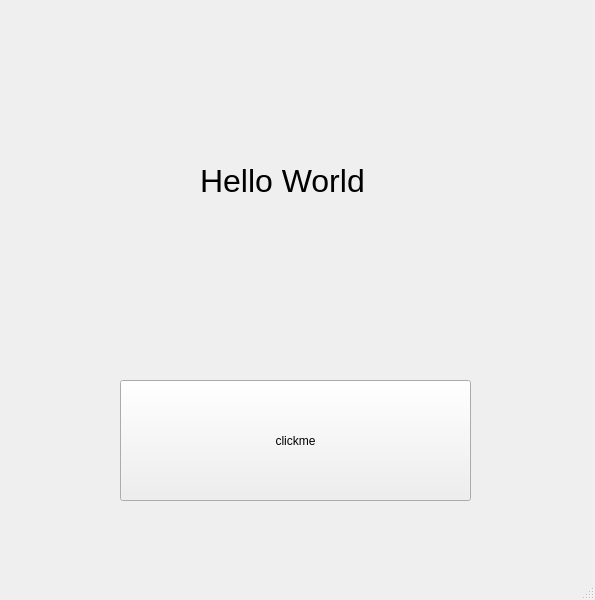
<?xml version="1.0" encoding="UTF-8"?>
<ui version="4.0">
 <class>MainWindow</class>
 <widget class="QMainWindow" name="MainWindow">
  <property name="geometry">
   <rect>
    <x>0</x>
    <y>0</y>
    <width>595</width>
    <height>600</height>
   </rect>
  </property>
  <property name="windowTitle">
   <string>MainWindow</string>
  </property>
  <widget class="QWidget" name="centralwidget">
   <widget class="QPushButton" name="clickme">
    <property name="geometry">
     <rect>
      <x>120</x>
      <y>380</y>
      <width>351</width>
      <height>121</height>
     </rect>
    </property>
    <property name="text">
     <string>clickme</string>
    </property>
   </widget>
   <widget class="QLabel" name="helloworld">
    <property name="geometry">
     <rect>
      <x>200</x>
      <y>80</y>
      <width>291</width>
      <height>201</height>
     </rect>
    </property>
    <property name="font">
     <font>
      <pointsize>24</pointsize>
     </font>
    </property>
    <property name="text">
     <string>Hello World</string>
    </property>
   </widget>
  </widget>
  <widget class="QMenuBar" name="menubar">
   <property name="geometry">
    <rect>
     <x>0</x>
     <y>0</y>
     <width>595</width>
     <height>21</height>
    </rect>
   </property>
  </widget>
  <widget class="QStatusBar" name="statusbar"/>
 </widget>
 <resources/>
 <connections/>
</ui>
